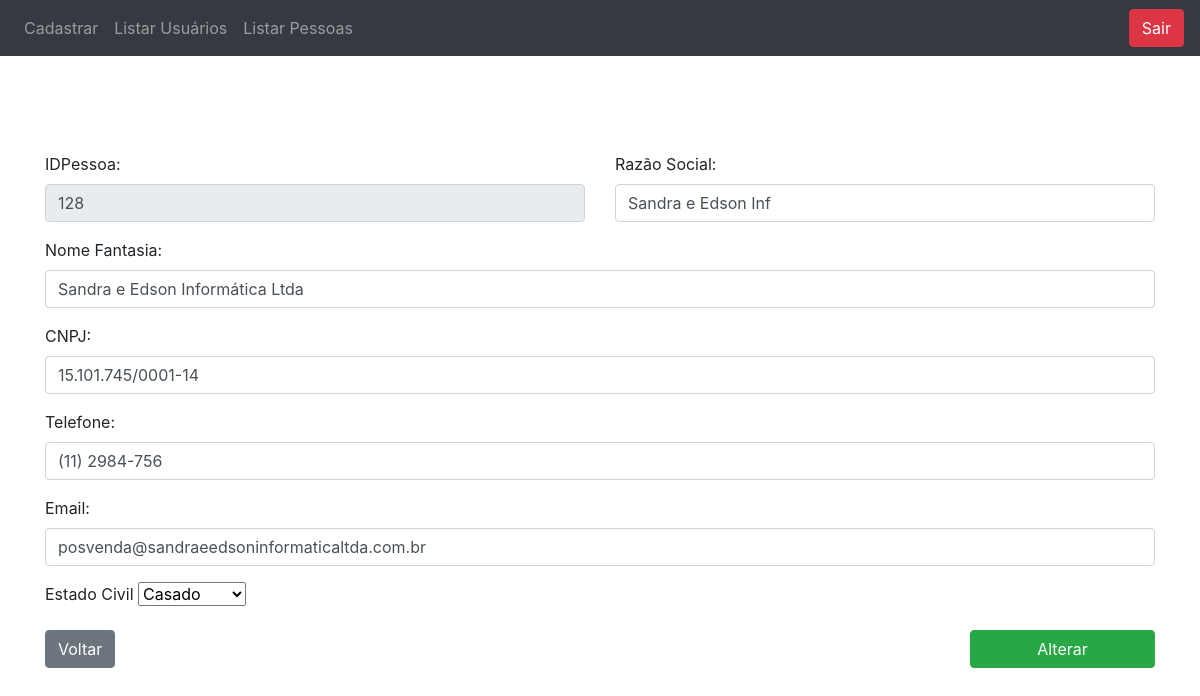
/?section=Controle&function=detalharPessoa&idPessoa=128 (signed in), run on the app's committed database.
### tables this page shows
CREATE TABLE IF NOT EXISTS `pessoa` (
  `idPessoa` int(10) NOT NULL AUTO_INCREMENT,
  `razaoSocial` varchar(130) NOT NULL,
  `nomeFantasia` varchar(130) NOT NULL,
  `telefone` varchar(18) NOT NULL,
  `email` varchar(200) NOT NULL,
  `idEstadoCivil` int(5) NOT NULL,
  PRIMARY KEY (`idPessoa`),
  KEY `pessoa_ibfk_1` (`idEstadoCivil`)
);

CREATE TABLE IF NOT EXISTS `pessoajuridica` (
  `id` int(10) NOT NULL AUTO_INCREMENT,
  `idPessoa` int(10) NOT NULL,
  `cnpj` varchar(18) NOT NULL,
  PRIMARY KEY (`id`,`idPessoa`),
  KEY `FK_idPessoaCNPJ` (`idPessoa`)
);

### index.php (called while the page is built, shortened)
<?php
new App ();

### model/PessoaManager.php (called while the page is built, shortened)
<?php
require_once("model/PessoaFactory.php");
class PessoaManager
{
    public function __construct(){
        $this->factory = new PessoaFactory();
    }
    public function buscaInfoPessoaDetalhe($idPessoa){
        return $this->factory->buscaInfoPessoaDetalhe($idPessoa);
    }
}

### model/PessoaFactory.php (called while the page is built, shortened)
<?php
include("model/Conexao.php");
class PessoaFactory
{
        public function buscaInfoPessoaDetalhe($idPessoa)
        {
            global $conexao;
            try {
                $query = "SELECT pf.cpf from pessoa as p
                inner join pessoafisica as pf on ( p.idPessoa = pf.idPessoa)
                where p.idPessoa = $idPessoa";
                $resultado = mysqli_query($conexao,$query);
            $cpfCNPJ = mysqli_fetch_all($resultado);
            if ($cpfCNPJ) {
                $query = "SELECT p.idPessoa, p.razaoSocial, p.nomeFantasia, p.telefone, p.email, pf.cpf, pf.rg, p.idEstadoCivil, ec.descricao from pessoa as p
                inner join pessoafisica as pf on (p.idPessoa = pf.idPessoa)
                inner join estadocivil as ec on (p.idEstadoCivil = ec.id)
                where p.idPessoa = $idPessoa";
                $resultado = mysqli_query($conexao,$query);
                $pessoa = mysqli_fetch_all($resultado);
                array_push($pessoa[0], 0);
                return $pessoa;
            } else {
                $query = "SELECT pj.cnpj from pessoa as p
                inner join pessoajuridica as pj on (pj.idPessoa = p.idPessoa)
                where p.idPessoa = $idPessoa";
                $resultado = mysqli_query($conexao,$query);
                $cpfCNPJ = mysqli_fetch_all($resultado);
                if($cpfCNPJ){
                    $query = "SELECT p.idPessoa, p.razaoSocial, p.nomeFantasia, p.telefone, p.email, pj.cnpj, p.idEstadoCivil, ec.descricao from pessoa as p
                    inner join pessoajuridica as pj on (p.idPessoa = pj.idPessoa)
                    inner join estadocivil as ec on (p.idEstadoCivil = ec.id)
                    where p.idPessoa = $idPessoa";
                    $resultado = mysqli_query($conexao,$query);
                    $pessoa = mysqli_fetch_all($resultado);
                    array_push($pessoa[0], 1);
                    return $pessoa;
                } else{
                    return false;
                }
            }
        } catch (PDOException $exc) {
            echo $exc->getMessage();
            $resultado = false;
        }
        return $usuario;
    }
}

### model/EstadoCivilManager.php (called while the page is built)
<?php
require_once("model/EstadoCivilFactory.php");
class EstadoCivilManager
{
    public function __construct(){
        $this->factory = new EstadoCivilFactory();
    }
    public function listaEstadoCivil(){
        return $this->factory->listaEstadoCivil();
    }
}

### model/EstadoCivilFactory.php (called while the page is built)
<?php
include("model/Conexao.php");
class EstadoCivilFactory
{
public function listaEstadoCivil()
    {
        global $conexao;
        $tipos = array();
        $query = "SELECT descricao,id from estadocivil";
        try {
            $resultado = mysqli_query($conexao, $query);
            if (mysqli_num_rows($resultado) > 0) {
                $i = 0;
                while ($linha = mysqli_fetch_array($resultado)) {
                    $tipos[$i] = $linha['id'];
                    $tipos[$i + 1] = $linha['descricao'];
                    $i = $i + 2;
                }
                return $tipos;
            } else
                return "Nenhum tipo encontrado";
        } catch (PDOException $exc) {
            echo $exc->getMessage();
            $result = false;
        }
    }
}
    ?>

### view/detalhePessoa.php (the view, shortened to what this page needs)
<!DOCTYPE html>
<html lang="pt-br">
<head>
    <link rel="stylesheet" href="https://stackpath.bootstrapcdn.com/bootstrap/4.1.3/css/bootstrap.min.css">
</head>
<body>
    <?php ; include('menu.php');?>
    <br>
    <br>
<?php
if(end($pessoa[0]) == 0 ){
    ?>
    <div class="container mt-5">
        <form id="pessoaFisicaFrm" action="?section=Controle&function=pessoaFisicaAlteraDados" class="row" method="POST">
            <div class="form-group col-6">
                <label for="idPessoa">IDPessoa:</label>
                <input id="idPessoa" name="idPessoa" value="<?=$pessoa[0][0]?>" readonly class="form-control">
            </div>
            <div class="form-group col-6">
                <label for="razaoSocialPessoa">Razão Social:</label>
                <input id="razaoSocialPessoa" name="razaoSocialPessoaAlteraDados" required oninvalid="setCustomValidity('O campo Razão Social deve ser informado')" onchange="try{setCustomValidity('')}catch(e){}" value="<?=$pessoa[0][1]?>" class="form-control">
            </div>
            <div class="form-group col-12">
                <label for="nomeFantasia">Nome Fantasia:</label>
                <input id="nomeFantasia" name="nomeFantasiaAlteraDados" required oninvalid="setCustomValidity('O campo Nome Fantasia deve ser informado')" onchange="try{setCustomValidity('')}catch(e){}" value="<?=$pessoa[0][2]?>" class="form-control">
            </div>
            <div class="form-group col-12">
                <label for="rg">RG:</label>
                <input id="rgPessoa" name="rgPessoaAlteraDados" required oninvalid="setCustomValidity('O campo RG deve ser informado')" onchange="try{setCustomValidity('')}catch(e){}" type="text" value="<?=$pessoa[0][6]?>" class="form-control">
            </div>
            <div class="form-group col-12">
                <label for="cpf">CPF:</label>
                <input id="cpfPessoa" name="cpfPessoaAlteraDados" required oninvalid="setCustomValidity('O campo CPF deve ser informado')" onchange="try{setCustomValidity('')}catch(e){}" type="text" value="<?=$pessoa[0][5]?>" class="form-control">
            </div>
            <div class="form-group col-12">
                <label for="telefone">Telefone:</label>
                <input id="telefonePessoa" name="telefonePessoaAlteraDados" required oninvalid="setCustomValidity('O campo Telefone deve ser informado')" onchange="try{setCustomValidity('')}catch(e){}" type="text" value="<?=$pessoa[0][3]?>" class="form-control">
            </div>
            <div class="form-group col-12">
                <label for="email">Email:</label>
                <input id="emailPessoa" name="emailPessoaAlteraDados" required oninvalid="setCustomValidity('O campo Email deve ser informado')" onchange="try{setCustomValidity('')}catch(e){}" type="text" value="<?=$pessoa[0][4]?>" class="form-control">
            </div>
            <div class="form-group col-md-4">
                        <label>Estado Civil</label>
                        <?php
                        for($i = 0; $i < count($listaEstadoCivil);$i++){
                            if($listaEstadoCivil[$i] == $pessoa[0][7]){
                                $aux = $listaEstadoCivil[0];
                                $aux2 = $listaEstadoCivil[1];
                                $listaEstadoCivil[0] = $pessoa[0][7];
                                $listaEstadoCivil[1] = $pessoa[0][8];
                                $listaEstadoCivil[$i] = $aux;
                                $listaEstadoCivil[$i+1] = $aux2;
                            }
                        }
                        echo "<select name = 'idEstadoCivilAlteraDados'>";
                        $tamanho = count($listaEstadoCivil);
                        if(isset($listaEstadoCivil)){
                            for($i = 0; $i < $tamanho; $i = $i + 2){
                                echo "<option value = {$listaEstadoCivil[$i]}";
                                echo ">{$listaEstadoCivil[$i+1]}</option>";
                            }
                        }
                        echo "</select>" ?>
                    </div>
            <div class="form-group col-12">
                <a class="btn btn-secondary" href="index.php?section=Controle&function=listarPessoas">Voltar</a>
                <input name="enviado" type="submit" class="btn btn-success col-2 float-right" value="Alterar">
            </div>
        </form>
    </div>
<?php } else{
    ?>
<div class="container mt-5">
        <form id="pessoaFisicaFrm" action="?section=Controle&function=pessoaJuridicaAlteraDados" class="row" method="POST">
            <div class="form-group col-6">
                <label for="idPessoa">IDPessoa:</label>
                <input id="idPessoa" name="idPessoa" value="<?=$pessoa[0][0]?>" readonly class="form-control">
            </div>
            <div class="form-group col-6">
                <label for="razaoSocialPessoa">Razão Social:</label>
                <input id="razaoSocialPessoa" name="razaoSocialPessoaAlteraDados" required oninvalid="setCustomValidity('O campo Razão Social deve ser informado')" onchange="try{setCustomValidity('')}catch(e){}" value="<?=$pessoa[0][1]?>" class="form-control">
            </div>
            <div class="form-group col-12">
                <label for="nomeFantasia">Nome Fantasia:</label>
                <input id="nomeFantasia" name="nomeFantasiaAlteraDados" required oninvalid="setCustomValidity('O campo Nome Fantasia deve ser informado')" onchange="try{setCustomValidity('')}catch(e){}" value="<?=$pessoa[0][2]?>" class="form-control">
            </div>
            <div class="form-group col-12">
                <label for="cnpj">CNPJ:</label>
                <input id="cnpjPessoa" name="cnpjPessoaAlteraDados" required maxlength="18" oninvalid="setCustomValidity('O campo CNPJ deve ser informado')" onchange="try{setCustomValidity('')}catch(e){}" type="text" value="<?=$pessoa[0][5]?>" class="form-control">
            </div>
            <div class="form-group col-12">
                <label for="telefone">Telefone:</label>
                <input id="telefonePessoa" name="telefonePessoaAlteraDados" required oninvalid="setCustomValidity('O campo Telefone deve ser informado')" onchange="try{setCustomValidity('')}catch(e){}" type="text" value="<?=$pessoa[0][3]?>" class="form-control">
            </div>
            <div class="form-group col-12">
                <label for="email">Email:</label>
                <input id="emailPessoa" name="emailPessoaAlteraDados" required oninvalid="setCustomValidity('O campo Email deve ser informado')" onchange="try{setCustomValidity('')}catch(e){}" type="text" value="<?=$pessoa[0][4]?>" class="form-control">
            </div>
            <div class="form-group col-md-4">
                        <label>Estado Civil</label>
                        <?php
                        for($i = 0; $i < count($listaEstadoCivil);$i++){
                            if($listaEstadoCivil[$i] == $pessoa[0][6]){
                                $aux = $listaEstadoCivil[0];
                                $aux2 = $listaEstadoCivil[1];
                                $listaEstadoCivil[0] = $pessoa[0][6];
                                $listaEstadoCivil[1] = $pessoa[0][7];
                                $listaEstadoCivil[$i] = $aux;
                                $listaEstadoCivil[$i+1] = $aux2;
                            }
                        }
                        echo "<select name = 'idEstadoCivilAlteraDados'>";
                        $tamanho = count($listaEstadoCivil);
                        if(isset($listaEstadoCivil)){
                            for($i = 0; $i < $tamanho; $i = $i + 2){
                                echo "<option value = {$listaEstadoCivil[$i]}";
                                echo ">{$listaEstadoCivil[$i+1]}</option>";
                            }
                        }
                        echo "</select>";?>
                    </div>
            <div class="form-group col-12">
                <a class="btn btn-secondary" href="index.php?section=Controle&function=listarPessoas">Voltar</a>
                <input name="enviado" type="submit" class="btn btn-success col-2 float-right" value="Alterar">
            </div>
        </form>
    </div>
<?php } ?>
</body>

### data on the page
pessoa: idPessoa "128", razaoSocialPessoaAlteraDados "Sandra e Edson Inf", nomeFantasiaAlteraDados "Sandra e Edson Informática Ltda", cnpjPessoaAlteraDados "15.101.745/0001-14", telefonePessoaAlteraDados "(11) 2984-756", emailPessoaAlteraDados "posvenda@sandraeedsoninformaticaltda.com.br"

### other printed values
form field idEstadoCivilAlteraDados "Casado"
